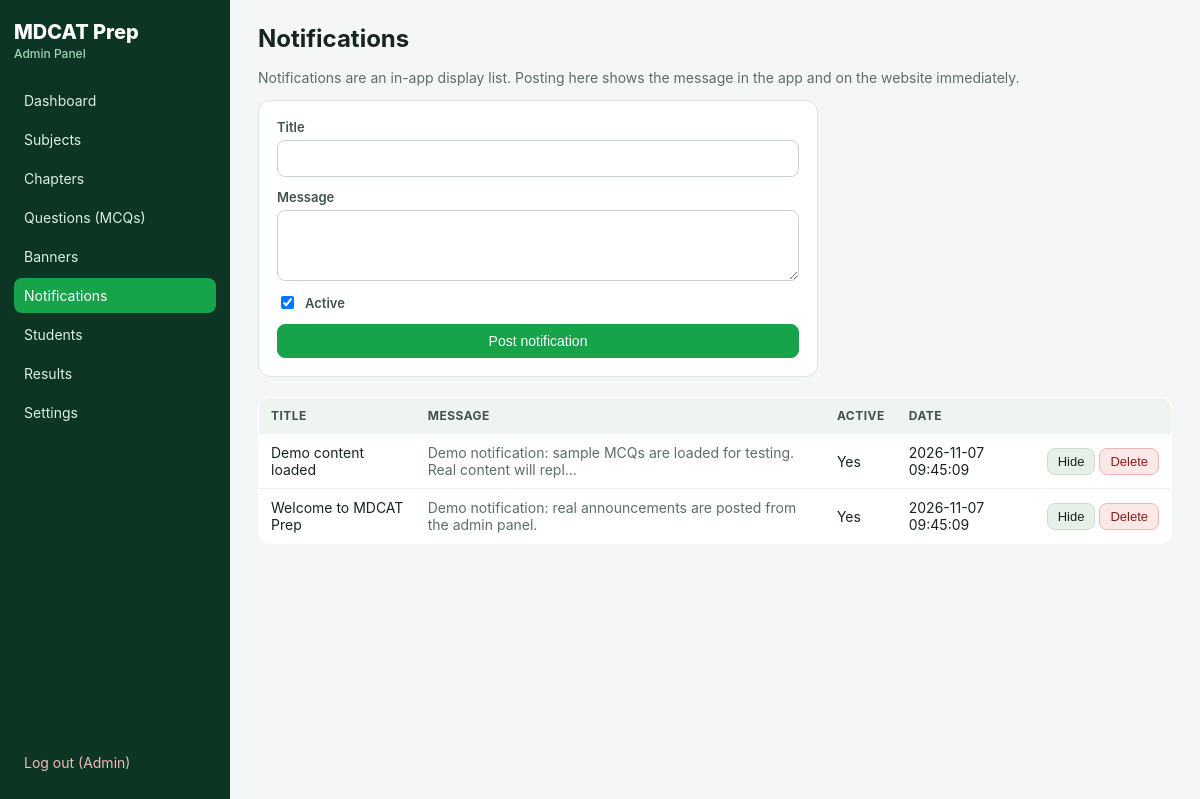
Page /admin/notifications.php (signed in) on the committed database.
### tables this page shows
CREATE TABLE IF NOT EXISTS notifications (
  id INT UNSIGNED NOT NULL AUTO_INCREMENT,
  title VARCHAR(190) NOT NULL,
  body TEXT NULL,
  is_active TINYINT(1) NOT NULL DEFAULT 1,
  created_at TIMESTAMP NOT NULL DEFAULT CURRENT_TIMESTAMP,
  PRIMARY KEY (id),
  KEY idx_notifications_active (is_active, created_at)
);

### includes/db.php (called while the page is built, shortened)
<?php
function db(): PDO
{
    static $pdo = null;
    if ($pdo instanceof PDO) {
        return $pdo;
    }
    $cfgFile = dirname(__DIR__) . '/config.php';
    $cfg = file_exists($cfgFile) ? require $cfgFile : [
        'db_host' => 'localhost', 'db_name' => 'mdcatprep',
        'db_user' => 'root', 'db_pass' => '', 'base_url' => '',
    ];
    $dsn = 'mysql:host=' . $cfg['db_host'] . ';dbname=' . $cfg['db_name'] . ';charset=utf8mb4';
    $pdo = new PDO($dsn, $cfg['db_user'], $cfg['db_pass'], [
        PDO::ATTR_ERRMODE => PDO::ERRMODE_EXCEPTION,
        PDO::ATTR_DEFAULT_FETCH_MODE => PDO::FETCH_ASSOC,
        PDO::ATTR_EMULATE_PREPARES => false,
    ]);
    return $pdo;
}

### includes/helpers.php (called while the page is built, shortened)
<?php
require_once __DIR__ . '/db.php';
function settings_all(): array
{
    $out = SETTING_DEFAULTS;
    try {
        foreach (db()->query('SELECT `key`, `value` FROM settings') as $row) {
            $out[$row['key']] = $row['value'];
        }
    } catch (Throwable $e) {
    }
    return $cache = $out;
}
function setting(string $key): string
{
    $all = settings_all();
    return (string)($all[$key] ?? SETTING_DEFAULTS[$key] ?? '');
}
function e(?string $s): string
{
    return htmlspecialchars((string)$s, ENT_QUOTES, 'UTF-8');
}

### admin/notifications.php (the view, shortened to what this page needs)
<?php
require_once __DIR__ . '/_common.php';
admin_head('Notifications');
?>
<p class="muted">Notifications are an in-app display list. Posting here shows the message
in the app and on the website immediately.</p>
<form method="post" class="form-card">
    <label>Title <input name="title" required></label>
    <label>Message <textarea name="body" rows="3"></textarea></label>
    <label class="check"><input type="checkbox" name="is_active" checked> Active</label>
    <button class="btn primary" name="save" type="submit">Post notification</button>
</form>
<table>
<tr><th>Title</th><th>Message</th><th>Active</th><th>Date</th><th></th></tr>
<?php foreach (db()->query('SELECT * FROM notifications ORDER BY id DESC') as $n): ?>
<tr>
    <td><?= e($n['title']) ?></td><td class="muted"><?= e(mb_strimwidth((string)$n['body'], 0, 80, '...')) ?></td>
    <td><?= $n['is_active'] ? 'Yes' : 'No' ?></td><td><?= e($n['created_at']) ?></td>
    <td class="actions">
        <form method="post" class="inline">
            <button class="btn small" type="submit"><?= $n['is_active'] ? 'Hide' : 'Show' ?></button>
        </form>
        <?= delete_button((int)$n['id']) ?>
    </td>
</tr>
<?php endforeach; ?>
</table>
<?php admin_foot(); ?>

### admin/_common.php (shortened to what this page needs)
<?php
require_once dirname(__DIR__) . '/includes/helpers.php';
function admin_user(): ?array
{
    return $_SESSION['admin'] ?? null;
}
function csrf_token(): string
{
    return $_SESSION['csrf'];
}
function admin_head(string $title): void
{
    $admin = admin_user();
    $app = e(setting('app_name'));
    echo '<!doctype html><html lang="en"><head><meta charset="utf-8">';
    echo '<link rel="stylesheet" href="../assets/css/admin.css"></head><body>';
    echo '<div class="layout"><aside class="side">';
    echo '<div class="brand">' . $app . '<span>Admin Panel</span></div>';
    $links = [
        'index.php' => 'Dashboard', 'subjects.php' => 'Subjects',
        'chapters.php' => 'Chapters', 'questions.php' => 'Questions (MCQs)',
        'banners.php' => 'Banners', 'notifications.php' => 'Notifications',
        'students.php' => 'Students', 'attempts.php' => 'Results',
        'settings.php' => 'Settings',
    ];
    $current = basename($_SERVER['SCRIPT_NAME'] ?? '');
    foreach ($links as $href => $label) {
        $cls = $href === $current ? ' class="active"' : '';
        echo '<a href="' . $href . '"' . $cls . '>' . $label . '</a>';
    }
    echo '<a href="logout.php" class="logout">Log out (' . e($admin['name'] ?? '') . ')</a>';
    echo '</aside><main class="main">';
    echo '<h1>' . e($title) . '</h1>';
}
function admin_foot(): void
{
    echo '</main></div></body></html>';
}
function delete_button(int $id): string
{
    return '<form method="post" class="inline" onsubmit="return confirm(\'Delete this item?\')">'
        . '<input type="hidden" name="csrf" value="' . csrf_token() . '">'
        . '<input type="hidden" name="delete_id" value="' . $id . '">'
        . '<button class="btn danger small" type="submit">Delete</button></form>';
}

### assets/css/admin.css (style rules this page uses)
* { box-sizing: border-box; }
body { margin: 0; font-family: Inter, system-ui, Arial, sans-serif; background: #f4f6f8; color: #17251d; }
a { color: #0a7a43; }
.layout { display: flex; min-height: 100vh; }
.side { width: 230px; background: #0d3524; color: #dcefe4; padding: 20px 14px; display: flex; flex-direction: column; gap: 4px; flex-shrink: 0; }
.side .brand { font-size: 20px; font-weight: 800; color: #fff; margin-bottom: 18px; }
.side .brand span { display: block; font-size: 12px; font-weight: 500; color: #9fd4b6; margin-top: 2px; }
.side a { color: #dcefe4; text-decoration: none; padding: 9px 10px; border-radius: 8px; font-size: 14px; }
.side a.active { background: #16a34a; color: #fff; }
.side a.logout { margin-top: auto; color: #f3b8b8; }
.main { flex: 1; padding: 24px 28px; max-width: 1100px; }
h1 { font-size: 24px; margin: 0 0 16px; }
.muted { color: #5c6f64; font-size: 14px; }
table { width: 100%; border-collapse: collapse; background: #fff; border: 1px solid #dde5df; border-radius: 12px; overflow: hidden; margin-top: 12px; }
th, td { text-align: left; padding: 10px 12px; border-bottom: 1px solid #edf1ee; font-size: 14px; vertical-align: middle; }
th { background: #eef4f0; font-size: 12px; text-transform: uppercase; letter-spacing: .04em; color: #40534a; }
td.actions { white-space: nowrap; }
.btn { display: inline-block; background: #e7efe9; color: #17251d; border: 1px solid #cfdccf; padding: 8px 14px; border-radius: 8px; text-decoration: none; font-size: 14px; cursor: pointer; }
.btn.primary { background: #16a34a; border-color: #16a34a; color: #fff; }
.btn.danger { background: #fde8e8; border-color: #f0b4b4; color: #8c1d1d; }
.btn.small { padding: 5px 10px; font-size: 13px; }
form.inline { display: inline; }
.form-card { background: #fff; border: 1px solid #dde5df; border-radius: 12px; padding: 18px; display: flex; flex-direction: column; gap: 12px; max-width: 560px; margin-bottom: 20px; }
.form-card label { display: flex; flex-direction: column; gap: 5px; font-size: 13px; font-weight: 600; color: #40534a; }
.form-card label.check { flex-direction: row; align-items: center; gap: 8px; }
.form-card input, .form-card select, .form-card textarea { padding: 9px 10px; border: 1px solid #c8d4cc; border-radius: 8px; font-size: 14px; font-family: inherit; font-weight: 400; color: #17251d; }

### rows in the picture
notifications: title "Demo content loaded", body "Demo notification: sample MCQs are loaded for testing. Real content will repl...", is_active "Yes", created_at "2026-11-07 09:45:09"
notifications: title "Welcome to MDCAT Prep", body "Demo notification: real announcements are posted from the admin panel.", is_active "Yes", created_at "2026-11-07 09:45:09"

### other values in the picture
$app "MDCAT Prep"
$label "Dashboard"
$label "Subjects"
$label "Chapters"
$label "Questions (MCQs)"
$label "Banners"
$label "Notifications"
$label "Students"
$label "Results"
$label "Settings"
$admin['name'] "Admin"
$title "Notifications"
